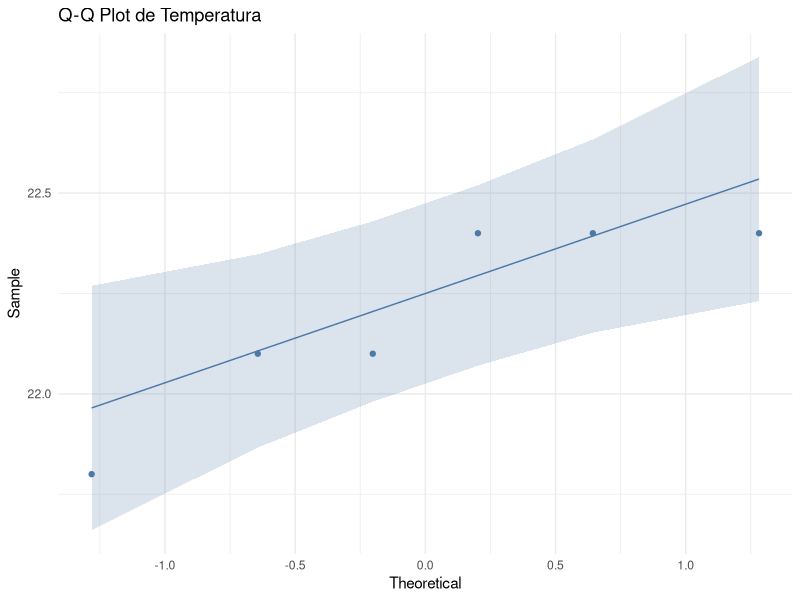
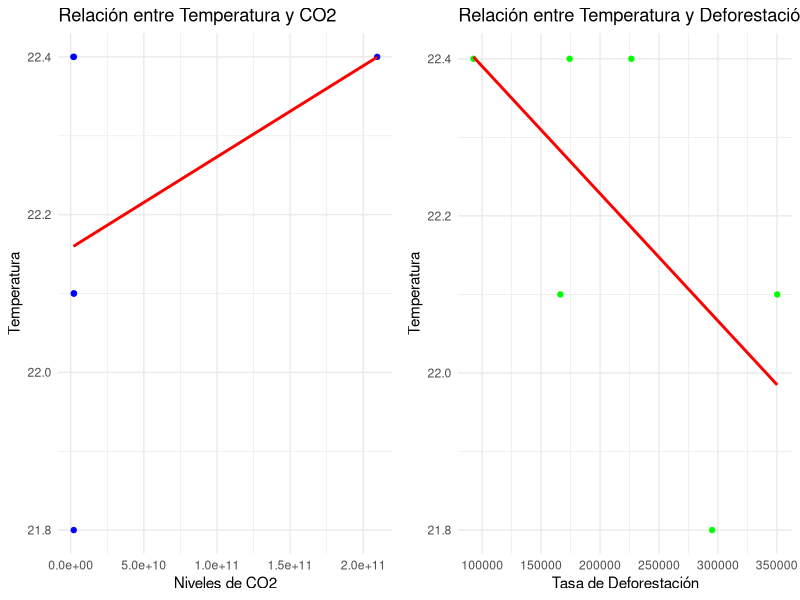
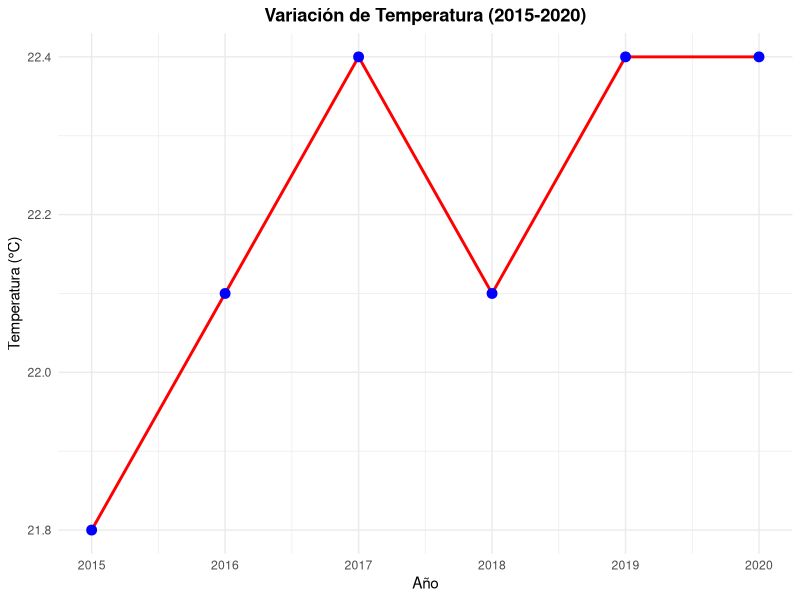

Write the R code that produced these figures, in order.
## ---- chunk 1
install.packages("tidyverse")
library(tidyverse)
install.packages("ggplot2")
library(ggplot2)
## ---- chunk 2
temperatura<- read_csv("TempMexico.csv") #se cargan los datos de temperatura
temperatura<- data.frame(temperatura$Estado, temperatura$Anual)
## ---- chunk 3
arboles<- read_csv("Deforestacion.csv") #se cargan los datos de deforestación
## ---- chunk 4
co2<- read_csv("co2.csv") #se cargan los datos de co2
## ---- chunk 5
base<- data.frame(co2$Año, co2$CO2, temperatura$temperatura.Anual, arboles$Deforestación) # juntamos las bases de datos para tenerlo en una sola base de datos
datos <- base %>% rename(año = co2.Año, co2 = co2.CO2 , temperatura = temperatura.temperatura.Anual, deforestación = arboles.Deforestación) #acomodamos los nombres 

head(datos) #Mostramos la base de datos para comprovar que quedo bien 
## ---- chunk 6
modelo<- lm(temperatura ~ co2 + deforestación, data = datos) #ejecutamos el modelo 
## ---- chunk 7
summary(modelo) #mostramos el resultado del modelo
## ---- chunk 8
install.packages("ggpubr")
library(ggpubr)

# Q-Q plot para temperatura
ggqqplot(datos, x = "temperatura", color = "#4e79a7") +
  labs(title = "Q-Q Plot de Temperatura") +
  theme_minimal()
## ---- chunk 9
library(ggplot2)
library(gridExtra)

# Creamos graficas con las variables temperatura, co2 y deforestación

# Gráfico 1: Temperatura vs CO2
g1 <- ggplot(datos, aes(x = co2, y = temperatura)) +
  geom_point(color = "blue") +
  geom_smooth(method = "lm", se = FALSE, color = "red") +
  labs(title = "Relación entre Temperatura y CO2",
       x = "Niveles de CO2",
       y = "Temperatura") +
  theme_minimal()

# Gráfico 2: Temperatura vs Deforestación
g2 <- ggplot(datos, aes(x = deforestación, y = temperatura)) +
  geom_point(color = "green") +
  geom_smooth(method = "lm", se = FALSE, color = "red") +
  labs(title = "Relación entre Temperatura y Deforestación",
       x = "Tasa de Deforestación",
       y = "Temperatura") +
  theme_minimal()

# Mostrar los tres gráficos juntos
grid.arrange(g1, g2, ncol = 2)
## ---- chunk 10
ggplot(datos, aes(x = año, y = temperatura)) +
  geom_line(color = "red", linewidth = 1) +          # Línea roja
  geom_point(color = "blue", size = 3) +             # Puntos azules
  scale_x_continuous(breaks = 2015:2020) +           # Mostrar todos los años
  labs(title = "Variación de Temperatura (2015-2020)",
       x = "Año",
       y = "Temperatura (°C)") +
  theme_minimal() +
  theme(plot.title = element_text(hjust = 0.5, face = "bold")) # Título centrado y en negrita
